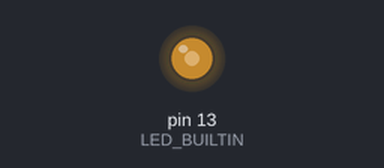
The sketch below on a simulated Arduino Uno, built with avr-gcc and run on an emulated ATmega328P. On the bench: output pins drawn as LEDs (lit = HIGH). Random numbers use the default seed unless the sketch sets one; what the sketch prints to the serial monitor is not drawn.

Above: at 0.7 s.
Timing chart, 0 to 29.2 s (numbered marks = the images above):
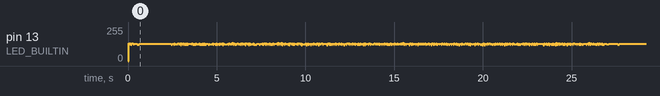

The sketch:

arduinocode.ino
```cpp
/*
/home/nathan/Documents/Arduino/Blink_100ms/.vscode/arduino.json

You can monitor the output on your virtual serial port ttyACM0

/dev/ttyACM0

Tools/Serial Monitor in the Arduino IDE
or tail -f /dev/ttyACM0 in the Linux terminal


*/

// the setup function runs once when you press reset or power the board
void setup()
{
  // initialize digital pin LED_BUILTIN as an output.
  pinMode(LED_BUILTIN, OUTPUT);
  // Serial.begin(9600);
  // Serial.begin(19200);
  // Serial.begin(38400);
  // Serial.begin(57600);
  Serial.begin(115200);
  randomSeed(analogRead(0));
}

// the loop function runs over and over again forever
// int dt = 100;                   /* 10 Hz */
// int dt = 10;                    /* 100 Hz */
int dt = 1;                        /* 1000 Hz */
int i  = 0;
void loop()
{
  // delay(dt);                            // wait for dt ms */
  if(i % 2 == 0)
  {
    digitalWrite(LED_BUILTIN, HIGH);
  }
  else
  {
    digitalWrite(LED_BUILTIN, LOW);
  }

  Serial.print(i);             /* data */
  Serial.print(',');           /* data */
  Serial.print(millis());      /* dt in millisec since prgm started */
  Serial.print(',');           /* data */
  Serial.print(random());      /* data */
  Serial.print(',');           /* data */
  Serial.print(random());      /* data */
  Serial.print('\n');          /* data */
  i++;                         /* increment i */
}
```
